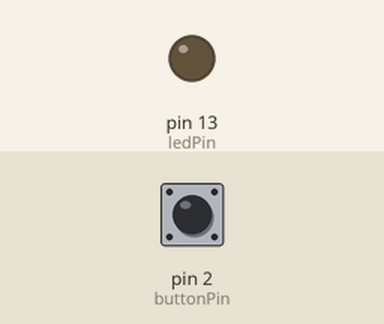
Bench run of a sketch on a simulated Arduino Uno, built with avr-gcc and run on an emulated ATmega328P. On the bench: output pins drawn as LEDs (lit = HIGH). Dashed ring = blinking. Inputs (shaded band) come from the test bench; at power-on: pin 2 (buttonPin) LOW. What the sketch prints to the serial monitor is not drawn.

Above: at 1.2 s.
1.3 s: pin 2 (buttonPin) pulled HIGH for 0.15 s
At 1.4 s:
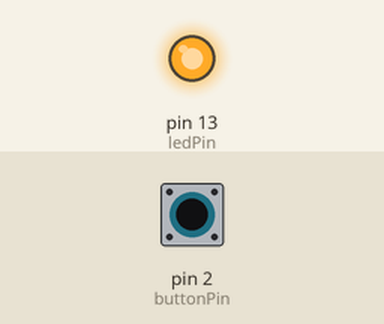
3.0 s: pin 2 (buttonPin) pulled HIGH for 1 s
At 4.5 s:
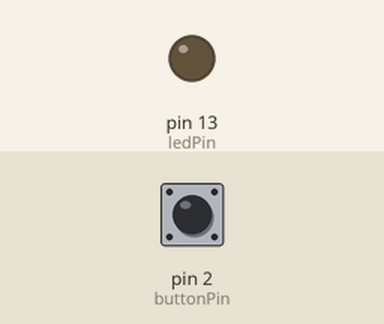
5.5 s: pin 2 (buttonPin) pulled HIGH for 3.2 s
At 6.9 s:
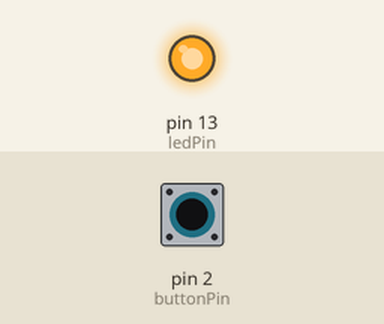
10.2 s: pin 2 (buttonPin) pulsed HIGH 2 times (0.12 s each, 0.3 s apart)
At 10.3 s:
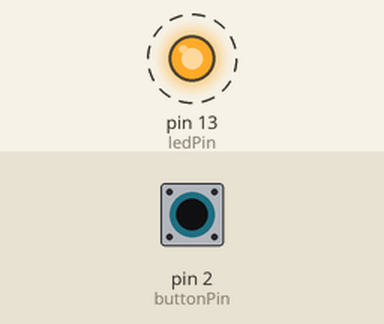
Timing chart, 0 to 13.2 s (numbered marks = the images above; inputs shaded):
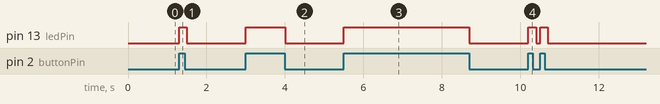

The sketch:

teste_conexao_arduino_N1.ino
```cpp
const int buttonPin = 2;     // the number of the pushbutton pin
const int ledPin =  13;      // the number of the LED pin

// variables will change:
int buttonState = 0;         // variable for reading the pushbutton status

void setup() {
    Serial.begin(9600);
  // initialize the LED pin as an output:
  pinMode(ledPin, OUTPUT);
  // initialize the pushbutton pin as an input:
  pinMode(buttonPin, INPUT);
}

void loop() {
  // read the state of the pushbutton value:
  buttonState = digitalRead(buttonPin);

  // check if the pushbutton is pressed.
  // if it is, the buttonState is HIGH:
  if (buttonState == HIGH) {
    // turn LED on:
    digitalWrite(ledPin, HIGH);
      Serial.print('H');
      delay(100);
  } if (buttonState == LOW) {
    // turn LED off:
    digitalWrite(ledPin, LOW);
    Serial.print('L');
    delay(100);
  }
}
```

Measured:
- after the input at 1.3 s, pin 13 (ledPin): LOW → HIGH at once, → LOW 0.20 s later
- after the input at 3.0 s, pin 13 (ledPin): LOW → HIGH at once, → LOW 1.0 s later
- after the input at 5.5 s, pin 13 (ledPin): LOW → HIGH at once, → LOW 3.2 s later
- after the input at 10.2 s, pin 13 (ledPin): alternates HIGH for 0.20 s and LOW for 0.10 s, 4 changes in all, then stays LOW, starting at once
